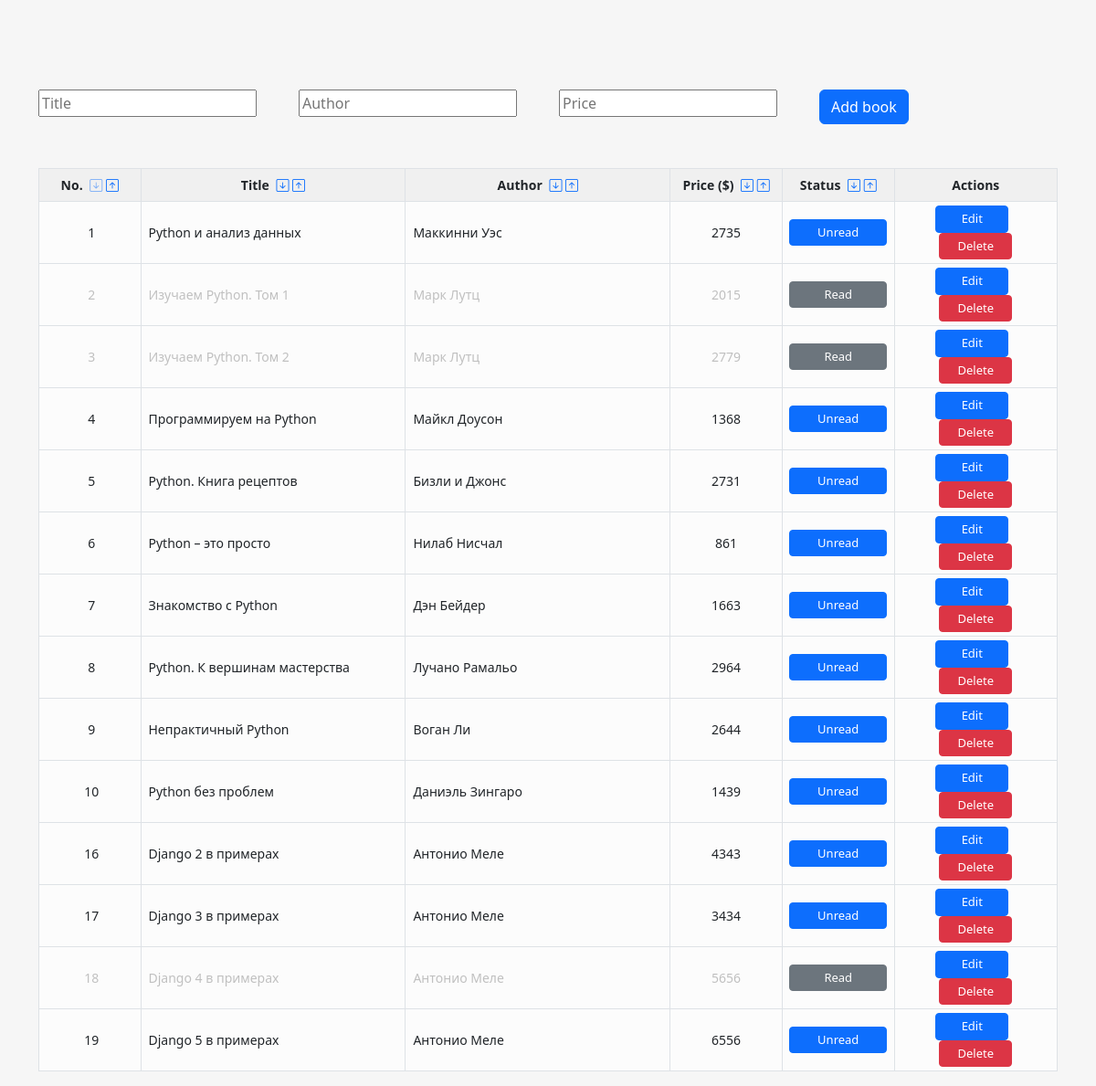
The app's page /en/, older data.
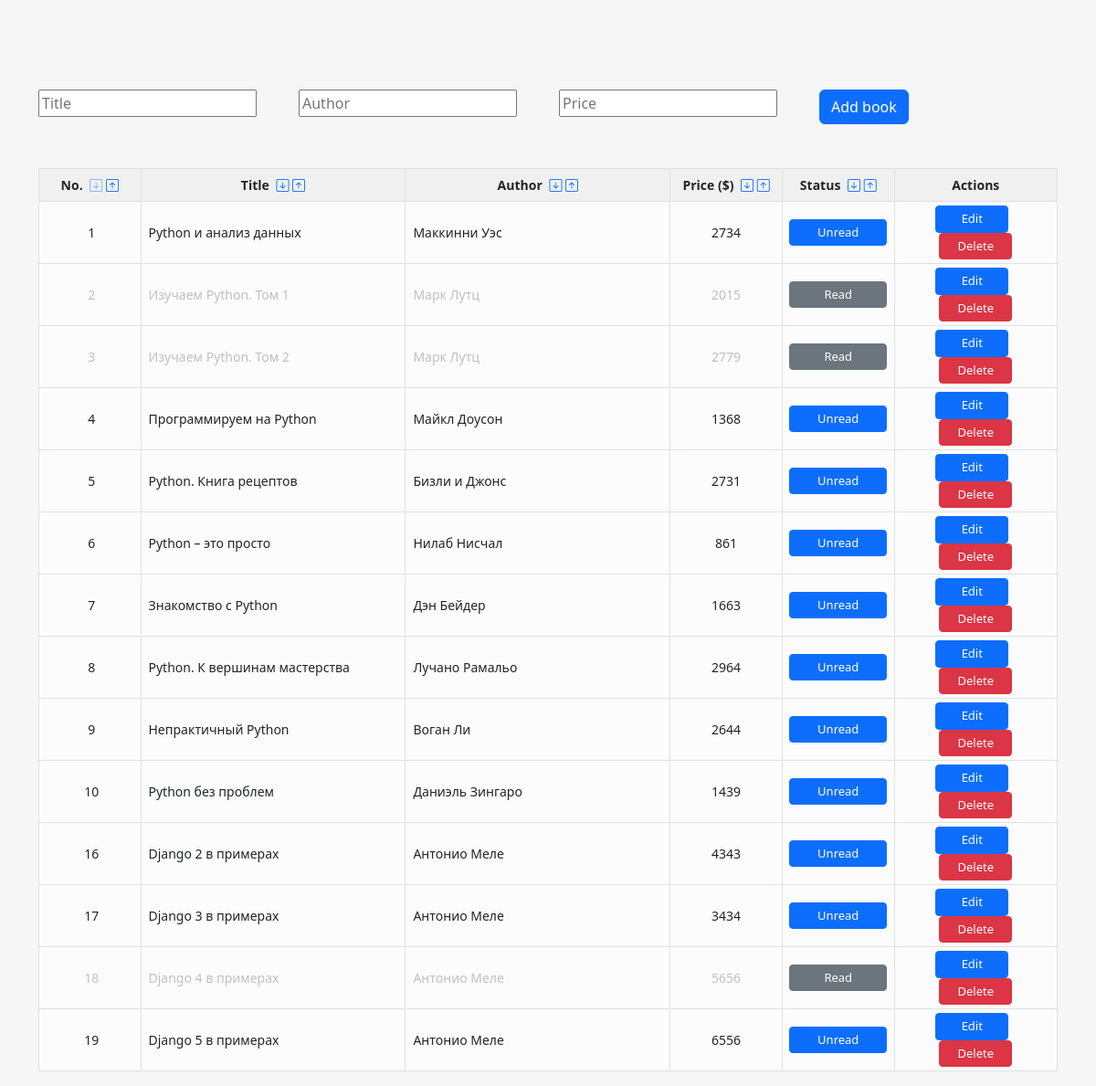
The same page, newer data.
### books/models.py (models this page shows, shortened)
class Book(models.Model):
    title = models.CharField(verbose_name=_('Title'), max_length=200)
    author = models.CharField(verbose_name=_('Author'), max_length=200)
    price = models.PositiveIntegerField(verbose_name=_('Price'), default=0)
    read = models.BooleanField(verbose_name=_('Read'), default=False)

### books/views.py (the view)
# urls.py: path("", book_list, name="book_list"),
@require_http_methods(['GET'])
def book_list(request):
    book_list = Book.objects.all()
    form = BookCreateForm(auto_id=False)
    return render(request, 'base.html', {'book_list': book_list, 'form': form})

### books/forms.py
class BookCreateForm(ModelForm):
    title = CharField(required=False, widget=TextInput(attrs={"class": "clrtxt", "placeholder": _("Title")}))
    author = CharField(required=False, widget=TextInput(attrs={"class": "clrtxt", "placeholder": _("Author")}))
    price = CharField(required=False, widget=TextInput(attrs={"class": "clrtxt", "placeholder": _("Price")}))
    class Meta:
        model = Book
        fields = ['title', 'author', 'price']

### templates/base.html (shortened to what the changed rows need)
{% load i18n %}
{% load static %}
<!DOCTYPE html>
<html>
<head>
    <link href="https://cdn.jsdelivr.net/npm/bootstrap@5.2.2/dist/css/bootstrap.min.css" rel="stylesheet">
    <link rel="stylesheet" href="https://cdn.jsdelivr.net/npm/bootstrap-icons@1.10.3/font/bootstrap-icons.css">
    <link rel="stylesheet" href="{% static 'base.css' %}">
</head>
<body hx-headers='{"X-CSRFToken": "{{ csrf_token }}"}'>
    <div class="container">
        <div class="row mt-5">
            <div class="col">
                <form class="form-inline">
                <table class="table table-bordered table-sm mt-5">
                    {% trans "id" as id %}{% trans "title" as title %}
                    {% trans "author" as author %}{% trans "price" as price %}
                    {% trans "read" as read %}{% trans "ascend" as ascend %}
                    {% trans "descend" as descend %}
                    <thead>
                        <tr>
                            <th scope="col" style="width: 10%" class="text-center">
                                <small>
                                    {% trans "No." %}
                                    <a href=""
                                       hx-get="{% url 'book_list_sort' filter=id direction=ascend %}"
                                       hx-target="#book-list"
                                       hx-swap="innerHTML" >
                                        <i class="table-icon bi bi-arrow-down-square ms-1 {% trans 'id-ascend' %} disabled-button"></i>
                                    </a>
                                    <a href=""
                                       hx-get="{% url 'book_list_sort' filter=id direction=descend %}"
                                       hx-target="#book-list"
                                       hx-swap="innerHTML" >
                                        <i class="table-icon bi bi-arrow-up-square {% trans 'id-descend' %}"></i>
                                    </a>
                                </small>
                            </th>
                            <th scope="col" style="width: 26%" class="text-center">
                                <small>
                                    {% trans "Title" %}
                                    <a href=""
                                       hx-get="{% url 'book_list_sort' filter=title direction=ascend %}"
                                       hx-target="#book-list"
                                       hx-swap="innerHTML" >
                                        <i class="table-icon bi bi-arrow-down-square ms-1 {% trans 'title-ascend' %}"></i>
                                    </a>
                                    <a href=""
                                       hx-get="{% url 'book_list_sort' filter=title direction=descend %}"
                                       hx-target="#book-list"
                                       hx-swap="innerHTML" >
                                        <i class="table-icon bi bi-arrow-up-square {% trans 'title-descend' %}"></i>
                                    </a>
                                </small>
                            </th>
                            <th scope="col" style="width: 26%" class="text-center">
                                <small>
                                    {% trans "Author" %}
                                    <a href=""
                                       hx-get="{% url 'book_list_sort' filter=author direction=ascend %}"
                                       hx-target="#book-list"
                                       hx-swap="innerHTML" >
                                        <i class="table-icon bi bi-arrow-down-square ms-1 {% trans 'author-ascend' %}"></i>
                                    </a>
                                    <a href=""
                                       hx-get="{% url 'book_list_sort' filter=author direction=descend %}"
                                       hx-target="#book-list"
                                       hx-swap="innerHTML" >
                                        <i class="table-icon bi bi-arrow-up-square {% trans 'author-descend' %}"></i>
                                    </a>
                                </small>
                            </th>
                            <th scope="col" style="width: 11%" class="text-center">
                                <small>
                                    {% trans "Price ($)" %}
                                    <a href=""
                                       hx-get="{% url 'book_list_sort' filter=price direction=ascend %}"
                                       hx-target="#book-list"
                                       hx-swap="innerHTML" >
                                        <i class="table-icon bi bi-arrow-down-square ms-1 {% trans 'price-ascend' %}"></i>
                                    </a>
                                    <a href=""
                                       hx-get="{% url 'book_list_sort' filter=price direction=descend %}"
                                       hx-target="#book-list"
                                       hx-swap="innerHTML" >
                                        <i class="table-icon bi bi-arrow-up-square {% trans 'price-descend' %}"></i>
                                    </a>
                                </small>
                            </th>
                            <th scope="col" style="width: 11%" class="text-center">
                                <small>
                                    {% trans "Status" %}
                                    <a href=""
                                       hx-get="{% url 'book_list_sort' filter=read direction=descend %}"
                                       hx-target="#book-list"
                                       hx-swap="innerHTML" >
                                        <i class="table-icon bi bi-arrow-down-square ms-1 {% trans 'read-descend' %}"></i>
                                    </a>
                                    <a href=""
                                       hx-get="{% url 'book_list_sort' filter=read direction=ascend %}"
                                       hx-target="#book-list"
                                       hx-swap="innerHTML" >
                                        <i class="table-icon bi bi-arrow-up-square {% trans 'read-ascend' %}"></i>
                                    </a>
                                </small>
                            </th>
                            <th scope="col" style="width: 16%" class="text-center">
                                <small>
                                    {% trans "Actions" %}
                                </small>
                            </th>
                        </tr>
                    </thead>
                    <tbody id="book-list">
                    {% include "partial_book_list.html" %}
                    </tbody>
                </table>
            </form>
        </div>
    </div>
</div>
</body>
</html>

### templates/partial_book_detail.html
{% load i18n %}
<tr class="{% if book.read %}grey-text{% endif %}">
    <td class="align-middle text-center ps-2">
        {{ book.id }}
    </td>
    <td class="align-middle ps-2">
        {{ book.title }}
    </td>
    <td class="align-middle ps-2">
        {{ book.author }}
    </td>
    <td class="align-middle text-center">
        {{ book.price }}
    </td>
    <td class="align-middle text-center">
        {% if not book.read %}
            <button class="disbtn table-button status-button btn btn-primary btn-sm"
                    hx-put="{% url 'update_book_status' book.id %}"
                    hx-target="closest tr"
                    hx-swap="outerHTML">
                {% trans "Unread" %}
            </button>
        {% else %}
            <button class="disbtn table-button status-button btn btn-secondary btn-sm"
                    hx-put="{% url 'update_book_status' book.id %}"
                    hx-target="closest tr"
                    hx-swap="outerHTML">
                {% trans "Read" %}
            </button>
        {% endif %}
    </td>
    <td class="align-middle text-center">
        <button class="disbtn table-button any-button btn btn-primary btn-sm me-2"
                hx-put="{% url 'update_book_details' book.id %}"
                hx-target="closest tr"
                hx-swap="outerHTML">
            {% trans "Edit" %}
        </button>
        <button class="disbtn table-button any-button btn btn-danger btn-sm"
                hx-delete="{% url 'delete_book' book.id %}"
                hx-target="closest tr"
                hx-swap="outerHTML"
                hx-confirm="{% trans 'Are you sure you wish to delete this book?' %}">
            {% trans "Delete" %}
        </button>
    </td>
</tr>

Row changes from the older to the newer data that the page shows:
changed Book "Python и анализ данных": price "2735" → "2734"
